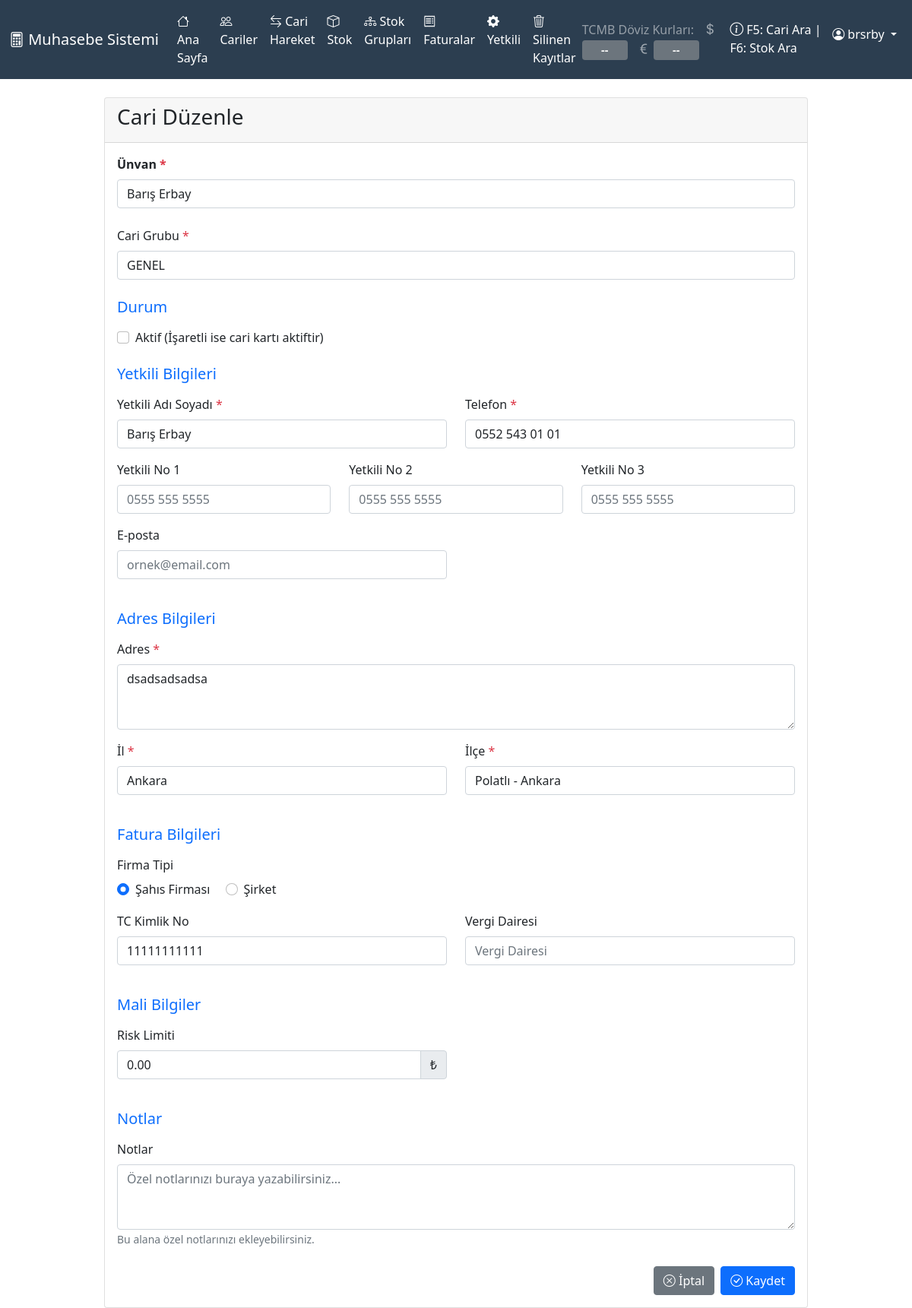
Before: /cari/1/duzenle/ (signed in) with the older database file.
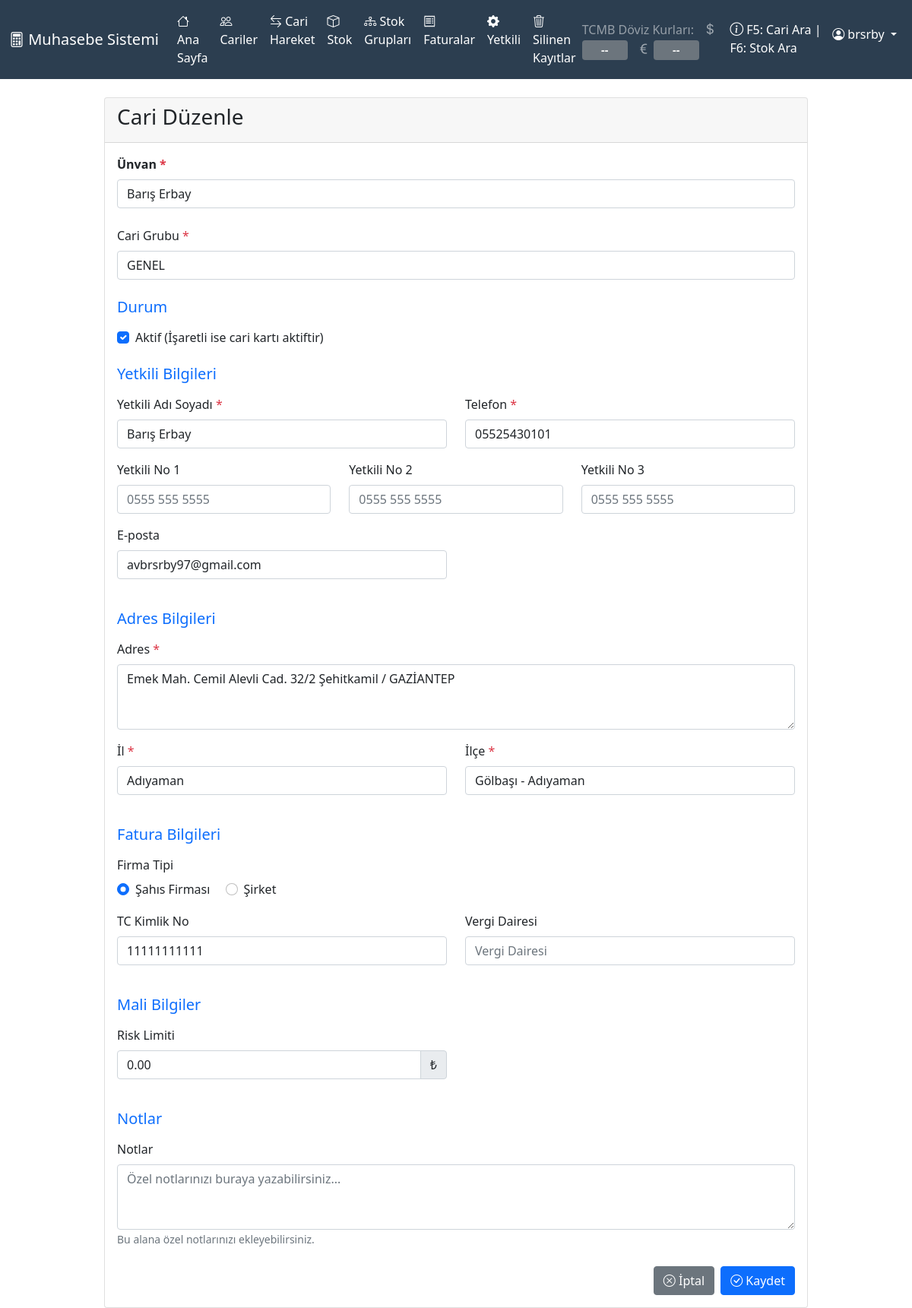
After: the same page with the newer database file.
### muhasebe/models.py (models this page shows, shortened)
class BaseModel(models.Model):
    olusturma_tarihi = models.DateTimeField(auto_now_add=True, verbose_name='Oluşturma Tarihi')
    guncelleme_tarihi = models.DateTimeField(auto_now=True, verbose_name='Güncelleme Tarihi')
    silindi = models.BooleanField(default=False, verbose_name='Silindi')
    silinme_tarihi = models.DateTimeField(null=True, blank=True, verbose_name='Silinme Tarihi')
    silen_kullanici = models.ForeignKey(User, on_delete=models.SET_NULL, null=True, blank=True,
                                       related_name='%(class)s_silen', verbose_name='Silen Kullanıcı')
    class Meta:
        abstract = True

class CariKart(BaseModel):
    FIRMA_TIPLERI = [
        ('sahis', 'Şahıs Firması'),
        ('sirket', 'Şirket'),
    ]
    kod = models.CharField(max_length=20, unique=True, verbose_name='Cari Kod', editable=False)
    unvan = models.CharField(max_length=200, verbose_name='Ünvan')
    grup = models.ForeignKey(CariGrup, on_delete=models.PROTECT,
                            related_name='cariler',
                            verbose_name='Cari Grubu')
    yetkili_adi = models.CharField(max_length=100, verbose_name='Yetkili Adı Soyadı')
    yetkili_tel1 = models.CharField(max_length=20, blank=True, verbose_name='Yetkili No 1')
    yetkili_tel2 = models.CharField(max_length=20, blank=True, verbose_name='Yetkili No 2')
    yetkili_tel3 = models.CharField(max_length=20, blank=True, verbose_name='Yetkili No 3')
    telefon = models.CharField(max_length=20, verbose_name='Telefon')
    email = models.EmailField(blank=True, verbose_name='E-posta')
    adres = models.TextField(verbose_name='Adres')
    il = models.ForeignKey(Il, on_delete=models.PROTECT, verbose_name='İl')
    ilce = models.ForeignKey(Ilce, on_delete=models.PROTECT, verbose_name='İlçe')
    firma_tipi = models.CharField(max_length=10, choices=FIRMA_TIPLERI, default='sahis', verbose_name='Firma Tipi')
    tc_kimlik = models.CharField(max_length=11, blank=True, verbose_name='TC Kimlik No',
                                validators=[RegexValidator(regex='^[0-9]{11}$',
                                          message='TC Kimlik No 11 haneli olmalıdır')])
    sirket_unvani = models.CharField(max_length=200, blank=True, verbose_name='Şirket Ünvanı')
    vergi_no = models.CharField(max_length=11, blank=True, verbose_name='Vergi No',
                               validators=[RegexValidator(regex='^[0-9]{10,11}$',
                                         message='Vergi no 10 veya 11 haneli olmalıdır')])
    vergi_dairesi = models.CharField(max_length=100, blank=True, verbose_name='Vergi Dairesi')
    risk_limiti = models.DecimalField(max_digits=15, decimal_places=2, default=0,
                                     verbose_name='Risk Limiti', validators=[MinValueValidator(0)])
    notlar = models.TextField(blank=True, verbose_name='Notlar')
    aktif = models.BooleanField(default=True, verbose_name='Aktif')
    class Meta:
        db_table = 'cari_kartlar'
        verbose_name = 'Cari Kart'
        verbose_name_plural = 'Cari Kartlar'
        ordering = ['kod']

### muhasebe/views.py (the view)
# urls.py: path('cari/<int:pk>/duzenle/', views.cari_duzenle, name='cari_duzenle'),
@login_required
def cari_duzenle(request, pk):
    cari = get_object_or_404(CariKart, pk=pk)
    if request.method == 'POST':
        form = CariForm(request.POST, instance=cari)
        if form.is_valid():
            form.save()
            messages.success(request, 'Cari kart güncellendi!')
            return redirect('cari_list')
    else:
        form = CariForm(instance=cari)
    return render(request, 'cari_form.html', {'form': form, 'title': 'Cari Düzenle'})

### muhasebe/models.py (called while the page is built)
    def __str__(self):
        if self.ust_grup:
            return f"{self.ust_grup} > {self.ad}"
        return self.ad

    def __str__(self):
        return self.ad

    def __str__(self):
        return f"{self.ad} - {self.il.ad}"

### templates/cari_form.html (shortened to what the changed rows need)
{% extends 'base_dashboard.html' %}
{% block content %}
<div class="row">
    <div class="col-md-10 mx-auto">
        <div class="card">
            <div class="card-body">
                <form method="post" id="cariForm">
                    <div class="mb-4">
                        <label class="form-label fw-bold">{{ form.unvan.label }} <span class="text-danger">*</span></label>
                        {{ form.unvan }}
                    </div>
                    <div class="mb-4">
                        <label class="form-label">{{ form.grup.label }} <span class="text-danger">*</span></label>
                        {{ form.grup }}
                    </div>
                    <div class="mb-3">
                        <div class="form-check">
                            {{ form.aktif }}
                            <label class="form-check-label" for="{{ form.aktif.id_for_label }}">
                                Aktif (İşaretli ise cari kartı aktiftir)
                            </label>
                        </div>
                    </div>
                    <div class="row">
                        <div class="col-md-6">
                            <div class="mb-3">
                                <label class="form-label">{{ form.yetkili_adi.label }} <span class="text-danger">*</span></label>
                                {{ form.yetkili_adi }}
                            </div>
                        </div>
                        <div class="col-md-6">
                            <div class="mb-3">
                                <label class="form-label">{{ form.telefon.label }} <span class="text-danger">*</span></label>
                                {{ form.telefon }}
                            </div>
                        </div>
                    </div>
                    <div class="row">
                        <div class="col-md-4">
                            <div class="mb-3">
                                <label class="form-label">{{ form.yetkili_tel1.label }}</label>
                                {{ form.yetkili_tel1 }}
                            </div>
                        </div>
                        <div class="col-md-4">
                            <div class="mb-3">
                                <label class="form-label">{{ form.yetkili_tel2.label }}</label>
                                {{ form.yetkili_tel2 }}
                            </div>
                        </div>
                        <div class="col-md-4">
                            <div class="mb-3">
                                <label class="form-label">{{ form.yetkili_tel3.label }}</label>
                                {{ form.yetkili_tel3 }}
                            </div>
                        </div>
                    </div>
                    <div class="row">
                        <div class="col-md-6">
                            <div class="mb-3">
                                <label class="form-label">{{ form.email.label }}</label>
                                {{ form.email }}
                            </div>
                        </div>
                    </div>
                    <div class="mb-3">
                        <label class="form-label">{{ form.adres.label }} <span class="text-danger">*</span></label>
                        {{ form.adres }}
                    </div>
                    <div class="row">
                        <div class="col-md-6">
                            <div class="mb-3">
                                <label class="form-label">{{ form.il.label }} <span class="text-danger">*</span></label>
                                {{ form.il }}
                            </div>
                        </div>
                        <div class="col-md-6">
                            <div class="mb-3">
                                <label class="form-label">{{ form.ilce.label }} <span class="text-danger">*</span></label>
                                {{ form.ilce }}
                            </div>
                        </div>
                    </div>
                    <div id="sahis_alanlari">
                        <div class="row">
                            <div class="col-md-6">
                                <div class="mb-3">
                                    <label class="form-label">{{ form.tc_kimlik.label }}</label>
                                    {{ form.tc_kimlik }}
                                </div>
                            </div>
                            <div class="col-md-6">
                                <div class="mb-3">
                                    <label class="form-label">{{ form.vergi_dairesi.label }}</label>
                                    {{ form.vergi_dairesi }}
                                </div>
                            </div>
                        </div>
                    </div>
                    <div class="row">
                        <div class="col-md-6">
                            <div class="mb-3">
                                <div class="input-group">
                                    {{ form.risk_limiti }}
                                    <span class="input-group-text">₺</span>
                                </div>
                            </div>
                        </div>
                    </div>
                    <div class="mb-3">
                        <label class="form-label">{{ form.notlar.label }}</label>
                        {{ form.notlar }}
                        <small class="text-muted">Bu alana özel notlarınızı ekleyebilirsiniz.</small>
                    </div>
                </form>
            </div>
        </div>
    </div>
</div>
{% endblock %}

Changed rows visible on the page:
changed CariKart "Barış Erbay": aktif "☐" → "☑"; telefon "0552 543 01 01" → "05525430101"; email (not shown) → "avbrsrby97@gmail.com"; adres "dsadsadsadsa" → "Emek Mah. Cemil Alevli Cad. 32/2 Şehitkamil / GAZİANTEP"; il "Ankara" → "Adıyaman"; ilce "Polatlı - Ankara" → "Gölbaşı - Adıyaman"
